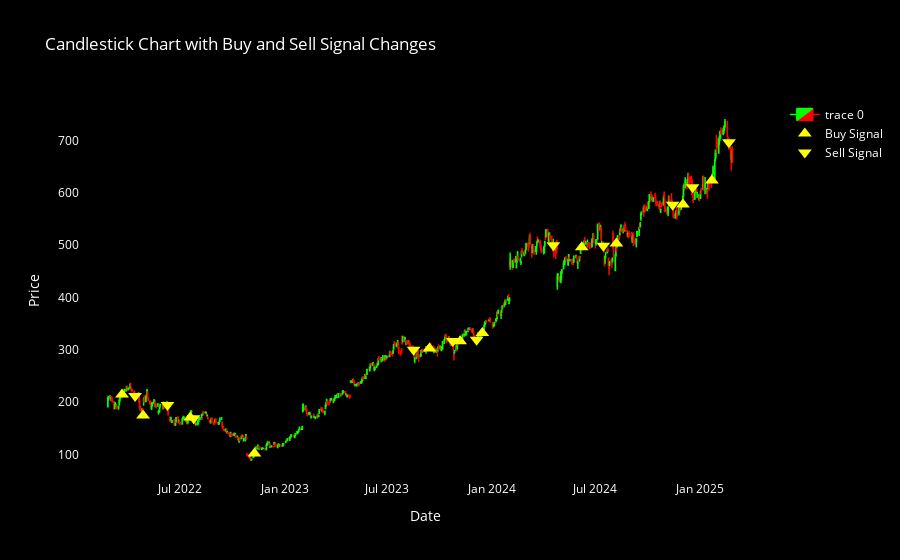

Notebook code for this chart:
### Code cell
import plotly.graph_objects as go
import pandas as pd

# Assuming merged_data is your DataFrame
# Ensure the required columns exist in merged_data
# Columns: 'Open', 'High', 'Low', 'Close', 'target'

# Identify signal changes
merged_data['signal_change'] = merged_data['target'].diff().fillna(0)  # Detect changes in the target column

# Filter rows where signal changes occur
signal_changes = merged_data[merged_data['signal_change'] != 0]

# Separate buy and sell signals
buy_signals = signal_changes[signal_changes['target'] == 1]  # Buy signals (target changes to 1)
sell_signals = signal_changes[signal_changes['target'] == 0]  # Sell signals (target changes to 0)

# Create the candlestick chart
fig = go.Figure(data=[go.Candlestick(
    x=merged_data.index,  # Use the index as the x-axis (Date)
    open=merged_data['Open'],  # Opening prices
    high=merged_data['High'],  # High prices
    low=merged_data['Low'],  # Low prices
    close=merged_data['Close'],  # Closing prices
    increasing_line_color='lime',  # Bright green for increasing candles
    decreasing_line_color='red',  # Bright red for decreasing candles
    increasing_fillcolor='lime',  # Fill color for increasing candles
    decreasing_fillcolor='red',  # Fill color for decreasing candles
    line_width=1.5  # Make the candles thicker
)])

# Add scatter points for buy signals
fig.add_trace(go.Scatter(
    x=buy_signals.index,  # Use the index of buy signals
    y=buy_signals['Open'],  # Plot buy signals at the Open price
    mode='markers',  # Use markers to represent the signals
    name='Buy Signal',  # Legend name for buy signals
    marker=dict(
        size=12,  # Larger marker size
        color='yellow',  # Bright green for buy signals
        symbol='triangle-up'  # Marker shape for buy signals
    )
))

# Add scatter points for sell signals
fig.add_trace(go.Scatter(
    x=sell_signals.index,  # Use the index of sell signals
    y=sell_signals['Open'],  # Plot sell signals at the Open price
    mode='markers',  # Use markers to represent the signals
    name='Sell Signal',  # Legend name for sell signals
    marker=dict(
        size=12,  # Larger marker size
        color='yellow',  # Bright red for sell signals
        symbol='triangle-down'  # Marker shape for sell signals
    )
))

# Customize the layout for better visuals
fig.update_layout(
    title='Candlestick Chart with Buy and Sell Signal Changes',
    xaxis_title='Date',
    yaxis_title='Price',
    xaxis_rangeslider_visible=False,  # Hide the range slider (optional)
    plot_bgcolor='black',  # Set the background color to black
    paper_bgcolor='black',  # Set the outer background color to black
    font=dict(color='white'),  # Set font color to white for better contrast
    xaxis=dict(showgrid=False),  # Remove gridlines on the x-axis
    yaxis=dict(showgrid=False)  # Remove gridlines on the y-axis
)

# Show the chart
fig.show()

### Figure 1 — Plotly figure (JSON) as saved in the notebook; plotly's stock layout.template omitted (floating-point values rounded to 4 significant figures; data arrays with more than 128 entries replaced by an {"elided": "..."} marker saying what was removed)
{"data": [{"close": {"elided": "755 float values"}, "decreasing": {"fillcolor": "red", "line": {"color": "red"}}, "high": {"elided": "755 float values"}, "increasing": {"fillcolor": "lime", "line": {"color": "lime"}}, "line": {"width": 1.5}, "low": {"elided": "755 float values"}, "open": {"elided": "755 float values"}, "type": "candlestick", "x": {"elided": "755 str values"}}, {"marker": {"color": "yellow", "size": 12, "symbol": "triangle-up"}, "mode": "markers", "name": "Buy Signal", "type": "scatter", "x": ["2022-03-21T00:00:00.000000000", "2022-04-27T00:00:00.000000000", "2022-07-19T00:00:00.000000000", "2022-11-09T00:00:00.000000000", "2023-09-13T00:00:00.000000000", "2023-11-06T00:00:00.000000000", "2023-12-15T00:00:00.000000000", "2024-06-07T00:00:00.000000000", "2024-08-07T00:00:00.000000000", "2024-12-02T00:00:00.000000000", "2025-01-22T00:00:00.000000000"], "y": [214.5, 174.4, 170.4, 101.7, 302.4, 316.0, 332.0, 495.9, 503.1, 577.5, 623.3]}, {"marker": {"color": "yellow", "size": 12, "symbol": "triangle-down"}, "mode": "markers", "name": "Sell Signal", "type": "scatter", "x": ["2022-04-13T00:00:00.000000000", "2022-06-09T00:00:00.000000000", "2022-07-25T00:00:00.000000000", "2023-08-16T00:00:00.000000000", "2023-10-24T00:00:00.000000000", "2023-12-05T00:00:00.000000000", "2024-04-18T00:00:00.000000000", "2024-07-15T00:00:00.000000000", "2024-11-14T00:00:00.000000000", "2024-12-19T00:00:00.000000000", "2025-02-21T00:00:00.000000000"], "y": [211.8, 194.3, 169.0, 300.2, 316.8, 319.0, 499.8, 498.6, 577.0, 610.4, 696.6]}], "layout": {"font": {"color": "white"}, "paper_bgcolor": "black", "plot_bgcolor": "black", "title": {"text": "Candlestick Chart with Buy and Sell Signal Changes"}, "xaxis": {"rangeslider": {"visible": false}, "showgrid": false, "title": {"text": "Date"}}, "yaxis": {"showgrid": false, "title": {"text": "Price"}}}}
